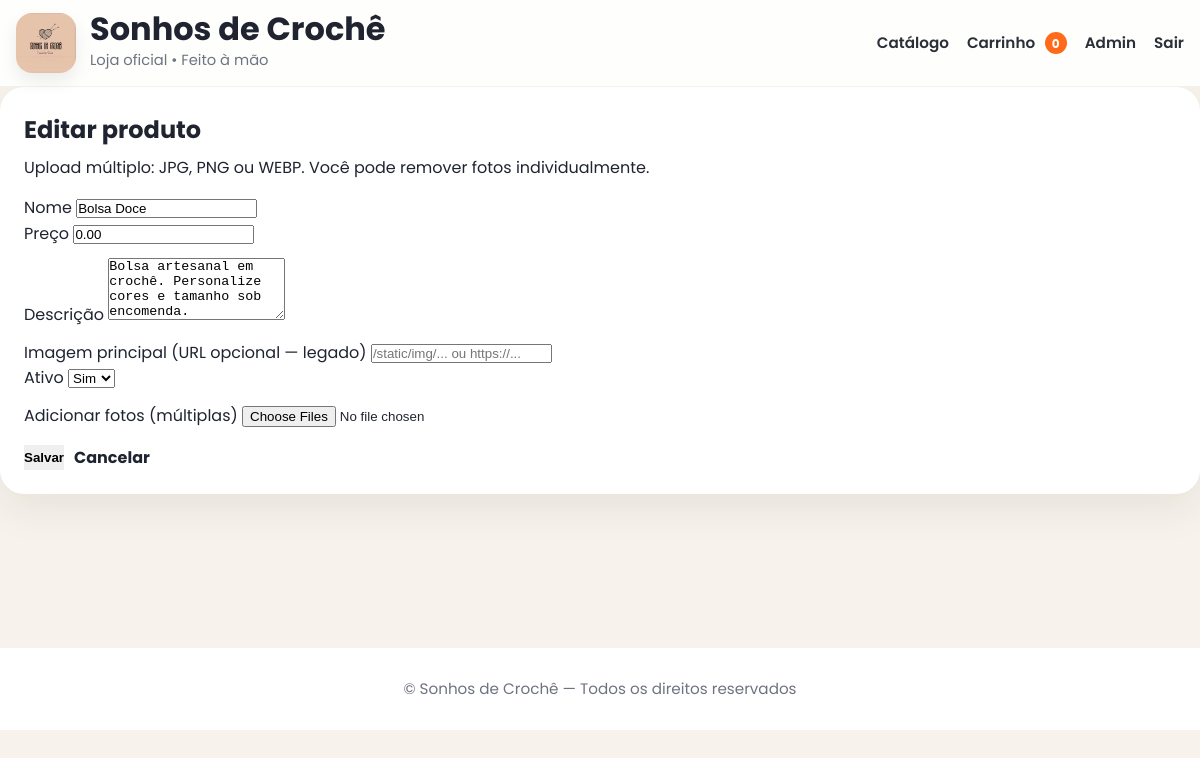
The app's page /admin/produtos/17/editar (signed in) with its own data.
### app.py (models this page shows)
class Product(db.Model):
    id = db.Column(db.Integer, primary_key=True)
    name = db.Column(db.String(120), nullable=False)
    description = db.Column(db.Text, default="")
    price = db.Column(db.Numeric(10, 2), nullable=False, default=0)
    image_url = db.Column(db.Text, default="")  # legado (opcional)
    is_active = db.Column(db.Boolean, default=True)
    created_at = db.Column(db.DateTime, nullable=False, default=datetime.utcnow)
    images = db.relationship("ProductImage", backref="product", cascade="all, delete-orphan", lazy=True)

### app.py (the view)
    @app.get("/admin/produtos/<int:product_id>/editar")
    @login_required
    def admin_products_edit(product_id):
        product = Product.query.get_or_404(product_id)
        return render_template("admin_product_form.html", product=product)

### templates/admin_product_form.html (shortened to what this page needs)
{% extends "base.html" %}
{% block content %}
<div class="card form-card">
  <div class="card-pad">
    <h2 style="margin:0">{{ "Editar produto" if product else "Novo produto" }}</h2>
    <p class="muted" style="margin-top:6px">Upload múltiplo: JPG, PNG ou WEBP. Você pode remover fotos individualmente.</p>
    {% if product %}
      <form method="post" action="{{ url_for('admin_products_edit_post', product_id=product.id) }}" enctype="multipart/form-data" style="margin-top:14px">
    {% else %}
      <form method="post" action="{{ url_for('admin_products_new_post') }}" enctype="multipart/form-data" style="margin-top:14px">
    {% endif %}
      <div class="form-row">
        <div>
          <label class="muted">Nome</label>
          <input type="text" name="name" value="{{ product.name if product else '' }}" required>
        </div>
        <div>
          <label class="muted">Preço</label>
          <input type="text" name="price" value="{{ ('%.2f'|format(product.price)) if product else '' }}" placeholder="120,00" required>
        </div>
      </div>
      <div style="margin-top:12px">
        <label class="muted">Descrição</label>
        <textarea name="description" rows="4">{{ product.description if product else '' }}</textarea>
      </div>
      <div class="form-row" style="margin-top:12px">
        <div>
          <label class="muted">Imagem principal (URL opcional — legado)</label>
          <input type="text" name="image_url" value="{{ product.image_url if product else '' }}" placeholder="/static/img/... ou https://...">
        </div>
        <div>
          <label class="muted">Ativo</label>
          <select name="is_active">
            <option value="on" {% if (product and product.is_active) or (not product) %}selected{% endif %}>Sim</option>
          </select>
        </div>
      </div>
      <div style="margin-top:12px">
        <label class="muted">Adicionar fotos (múltiplas)</label>
        <input type="file" name="image_files" multiple accept=".jpg,.jpeg,.png,.webp">
      </div>
      <div style="display:flex;gap:10px;flex-wrap:wrap;margin-top:16px">
        <button type="submit" class="btn primary">Salvar</button>
        <a class="btn soft" href="{{ url_for('admin_products') }}">Cancelar</a>
      </div>
    </form>
  </div>
</div>
{% endblock %}

### static/css/premium.css (style rules this page uses)
:root { --bg:#f7f3ec; --surface:#ffffff; --surface-soft:#fbf8f2; --text:#1f2430; --muted:#6e7380; --gold:#c8a24e; --gold-dark:#b88f39; --line:#e8dfd0; --shadow:0 14px 40px rgba(33, 24, 9, .08); --shadow-hover:0 22px 56px rgba(33, 24, 9, .14); --radius:28px; }
* { margin:0; padding:0; box-sizing:border-box; }
html { scroll-behavior:smooth; }
body { font-family:'Poppins',sans-serif; background:var(--bg); color:var(--text); line-height:1.6; }
a { color:inherit; }
.btn { display:inline-flex; align-items:center; justify-content:center; text-decoration:none; border:none; cursor:pointer; transition:.25s ease; font-weight:700; }
.login-box, .card { background:var(--surface); border-radius:24px; box-shadow:var(--shadow); }
.card { padding:24px; }

### records on screen
Product: name "Bolsa Doce", price "0.00", description "Bolsa artesanal em crochê. Personalize cores e tamanho sob encomenda.", is_active "Sim"

### other values on screen
{{ STORE_NAME() }} "Sonhos de Crochê"
{{ cart_count() }} "0"
{{ "Editar produto" if product else "Novo produto" }} "Editar produto"
